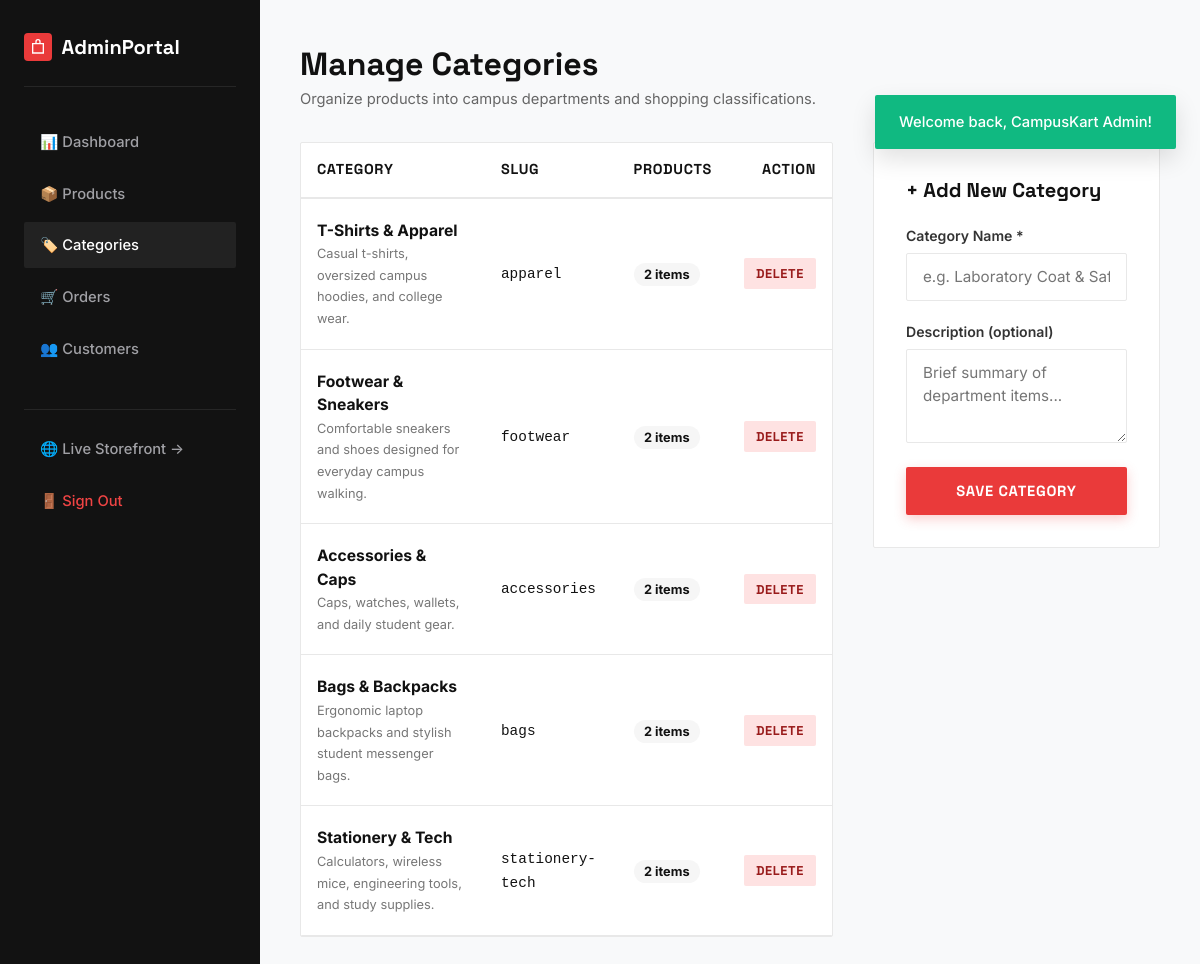
Screenshot of /admin/categories.php (signed in) with the database file from the repository.
### tables this page shows
CREATE TABLE `categories` (
  `id` INT AUTO_INCREMENT PRIMARY KEY,
  `name` VARCHAR(100) NOT NULL,
  `slug` VARCHAR(100) NOT NULL UNIQUE,
  `description` TEXT NULL,
  `created_at` TIMESTAMP NOT NULL DEFAULT CURRENT_TIMESTAMP
);

### includes/functions.php (called while the page is built, shortened)
<?php
function sanitize(?string $value): string
{
    return htmlspecialchars(trim((string)$value), ENT_QUOTES, 'UTF-8');
}
function get_flash(): ?array
{
    if (!empty($_SESSION['flash'])) {
        $flash = $_SESSION['flash'];
        return $flash;
    }
    return null;
}

### admin/categories.php (the view, shortened to what this page needs)
<?php
require_once __DIR__ . '/../includes/functions.php';
$pdo = get_db_connection();
$flash = get_flash();
$categories = $pdo->query("
    SELECT c.*, COUNT(p.id) AS product_count
    FROM categories c
    LEFT JOIN products p ON c.id = p.category_id
    GROUP BY c.id
    ORDER BY c.id ASC
")->fetchAll();
?>
<!DOCTYPE html>
<html lang="en">
<head>
    <link rel="stylesheet" href="../assets/css/style.css">
</head>
<body style="background:#f8f9fa;">
<?php if ($flash): ?>
<div class="toast-container" role="alert">
    <div class="toast toast-<?= sanitize($flash['type']) ?>">
        <span><?= sanitize($flash['message']) ?></span>
    </div>
</div>
<?php endif; ?>
<div class="admin-shell">
    <aside class="admin-sidebar">
        <div style="display:flex; align-items:center; gap:0.6rem; padding-bottom:1.5rem; border-bottom:1px solid #262626;">
            <span class="logo-icon" style="background:var(--accent-red); width:28px; height:28px;">
                <svg viewBox="0 0 24 24" style="width:16px;height:16px;"><path d="M16 6V4a4 4 0 0 0-8 0v2H3v16h18V6h-5zm-6-2a2 2 0 0 1 4 0v2h-4V4zm9 16H5V8h14v12z"/></svg>
            </span>
            <span style="font-family:var(--font-display); font-size:1.25rem; font-weight:700;">AdminPortal</span>
        </div>
        <ul class="admin-nav">
            <li><a href="index.php">📊 Dashboard</a></li>
            <li><a href="products.php">📦 Products</a></li>
            <li><a href="categories.php" class="active">🏷️ Categories</a></li>
            <li><a href="orders.php">🛒 Orders</a></li>
            <li><a href="customers.php">👥 Customers</a></li>
            <li style="margin-top:2rem; border-top:1px solid #262626; padding-top:1rem;">
                <a href="../shop.php" target="_blank">🌐 Live Storefront &rarr;</a>
            </li>
            <li><a href="../logout.php" style="color:#ef4444;">🚪 Sign Out</a></li>
        </ul>
    </aside>
    <main class="admin-main">
        <header style="margin-bottom:2rem;">
            <h1 style="font-family:var(--font-display); font-size:2rem; font-weight:700; color:#111;">Manage Categories</h1>
            <p style="color:#666; font-size:0.92rem;">Organize products into campus departments and shopping classifications.</p>
        </header>
        <div style="display:grid; grid-template-columns:1.3fr 0.7fr; gap:2.5rem; align-items:start;">
            <div style="background:#fff; border:1px solid var(--border-light); border-radius:var(--radius-sm); overflow:hidden;">
                <table class="cart-table" style="font-size:0.9rem;">
                    <thead>
                        <tr>
                            <th>Category</th>
                            <th>Slug</th>
                            <th>Products</th>
                            <th style="text-align:right;">Action</th>
                        </tr>
                    </thead>
                    <tbody>
                        <?php foreach ($categories as $cat): ?>
                            <tr>
                                <td>
                                    <strong style="color:#111; font-size:0.98rem; display:block;"><?= sanitize($cat['name']) ?></strong>
                                    <span style="font-size:0.8rem; color:#777;"><?= sanitize($cat['description'] ?? '') ?></span>
                                </td>
                                <td>
                                    <code><?= sanitize($cat['slug']) ?></code>
                                </td>
                                <td>
                                    <span style="background:var(--bg-subtle); padding:0.25rem 0.65rem; border-radius:12px; font-weight:700; font-size:0.8rem;">
                                        <?= (int)$cat['product_count'] ?> items
                                    </span>
                                </td>
                                <td style="text-align:right;">
                                    <form action="categories.php" method="POST" onsubmit="return confirm('Delete category \'<?= addslashes(sanitize($cat['name'])) ?>\'?');" style="display:inline;">
                                        <button type="submit" class="btn-dark" style="background:#fee2e2; color:#991b1b; padding:0.35rem 0.75rem; font-size:0.8rem;">Delete</button>
                                    </form>
                                </td>
                            </tr>
                        <?php endforeach; ?>
                    </tbody>
                </table>
            </div>
            <div style="background:#fff; border:1px solid var(--border-light); border-radius:var(--radius-sm); padding:2rem;">
                <h3 style="font-family:var(--font-display); font-size:1.25rem; font-weight:700; margin-bottom:1.25rem;">+ Add New Category</h3>
                <form action="categories.php" method="POST">
                    <div class="form-group" style="margin-bottom:1.25rem;">
                        <label for="name" class="form-label">Category Name *</label>
                        <input type="text" name="name" id="name" class="form-control" placeholder="e.g. Laboratory Coat &amp; Safety" required>
                    </div>
                    <div class="form-group" style="margin-bottom:1.5rem;">
                        <label for="description" class="form-label">Description (optional)</label>
                        <textarea name="description" id="description" rows="3" class="form-control" placeholder="Brief summary of department items..."></textarea>
                    </div>
                    <button type="submit" class="btn-primary" style="width:100%; padding:0.8rem;">SAVE CATEGORY</button>
                </form>
            </div>
        </div>
    </main>
</div>
</body>
</html>

### assets/css/style.css (style rules this page uses)
:root { --bg-main: #ffffff; --bg-subtle: #f6f6f6; --bg-surface: #f4f4f5; --bg-dark: #121212; --bg-dark-card: #1c1c1e; --text-main: #121212; --text-muted: #666666; --text-light: #999999; --text-inverse: #ffffff; --accent-red: #ea3a3a; --accent-red-hover: #d32f2f; --accent-red-subtle: #fee2e2; --border-light: #e8e8e8; --border-dark: #2c2c2e; --star-color: #f59e0b; --status-pending: #f59e0b; --status-processing: #3b82f6; --status-shipped: #8b5cf6; --status-delivered: #10b981; --status-cancelled: #ef4444; --font-display: 'Space Grotesk', -apple-system, BlinkMacSystemFont, "Segoe UI", Roboto, sans-serif; --font-body: 'Inter', -apple-system, BlinkMacSystemFont, "Segoe UI", Roboto, sans-serif; --container-max: 1240px; --radius-sm: 2px; --radius-md: 4px; --radius-lg: 8px; --transition: all 0.2s cubic-bezier(0.16, 1, 0.3, 1); }
*, *::before, *::after { box-sizing: border-box; margin: 0; padding: 0; }
html { font-size: 16px; scroll-behavior: smooth; -webkit-font-smoothing: antialiased; }
body { font-family: var(--font-body); color: var(--text-main); background-color: var(--bg-main); line-height: 1.5; min-height: 100vh; display: flex; flex-direction: column; }
a { color: inherit; text-decoration: none; transition: var(--transition); }
button, input, select, textarea { font: inherit; }
button { cursor: pointer; border: none; background: none; }
.logo-icon { width: 32px; height: 32px; display: flex; align-items: center; justify-content: center; background: #111; color: #fff; border-radius: 4px; }
.logo-icon svg { width: 20px; height: 20px; fill: currentColor; }
.btn-primary { display: inline-block; background-color: var(--accent-red); color: #ffffff; font-family: var(--font-display); font-size: 0.92rem; font-weight: 700; letter-spacing: 0.05em; text-transform: uppercase; padding: 1rem 2.25rem; border-radius: var(--radius-sm); transition: var(--transition); box-shadow: 0 4px 12px rgba(234, 58, 58, 0.25); }
.btn-dark { display: inline-block; background-color: var(--bg-dark); color: #ffffff; font-family: var(--font-display); font-size: 0.92rem; font-weight: 700; letter-spacing: 0.05em; text-transform: uppercase; padding: 0.9rem 1.75rem; border-radius: var(--radius-sm); transition: var(--transition); }
.cart-table { width: 100%; border-collapse: collapse; }
.cart-table th { text-align: left; padding: 1rem; border-bottom: 2px solid var(--border-light); font-family: var(--font-display); font-size: 0.9rem; text-transform: uppercase; letter-spacing: 0.05em; }
.cart-table td { padding: 1.25rem 1rem; border-bottom: 1px solid var(--border-light); vertical-align: middle; }
.form-group { display: flex; flex-direction: column; gap: 0.4rem; }
.form-label { font-size: 0.88rem; font-weight: 600; color: #333; }
.form-control { width: 100%; padding: 0.75rem 1rem; border: 1px solid var(--border-light); border-radius: var(--radius-sm); font-size: 0.95rem; transition: var(--transition); }
.toast-container { position: fixed; top: 95px; right: 24px; z-index: 300; display: flex; flex-direction: column; gap: 0.75rem; }
.toast { padding: 1rem 1.5rem; border-radius: var(--radius-sm); box-shadow: 0 10px 25px rgba(0,0,0,0.12); color: #fff; font-size: 0.92rem; font-weight: 500; display: flex; align-items: center; gap: 0.75rem; animation: slideIn 0.3s cubic-bezier(0.16, 1, 0.3, 1); }
.toast-success { background: #10b981; }
.admin-shell { display: grid; grid-template-columns: 260px 1fr; min-height: 100vh; }
.admin-sidebar { background: var(--bg-dark); color: #ffffff; padding: 2rem 1.5rem; display: flex; flex-direction: column; }
.admin-nav { margin-top: 2rem; display: flex; flex-direction: column; gap: 0.35rem; list-style: none; }
.admin-nav a { display: flex; align-items: center; gap: 0.75rem; padding: 0.75rem 1rem; border-radius: var(--radius-sm); color: #a0a0a5; font-size: 0.92rem; font-weight: 500; }
.admin-nav a:hover, .admin-nav a.active { background: #222; color: #fff; }
.admin-main { background: #f8f9fa; padding: 2.5rem; }

### rows the page displays
categories: name "T-Shirts & Apparel", description "Casual t-shirts, oversized campus hoodies, and college wear.", slug "apparel", product_count "2"
categories: name "Footwear & Sneakers", description "Comfortable sneakers and shoes designed for everyday campus walking.", slug "footwear", product_count "2"
categories: name "Accessories & Caps", description "Caps, watches, wallets, and daily student gear.", slug "accessories", product_count "2"
categories: name "Bags & Backpacks", description "Ergonomic laptop backpacks and stylish student messenger bags.", slug "bags", product_count "2"
categories: name "Stationery & Tech", description "Calculators, wireless mice, engineering tools, and study supplies.", slug "stationery-tech", product_count "2"

### other values shown
$flash['message'] "Welcome back, CampusKart Admin!"
